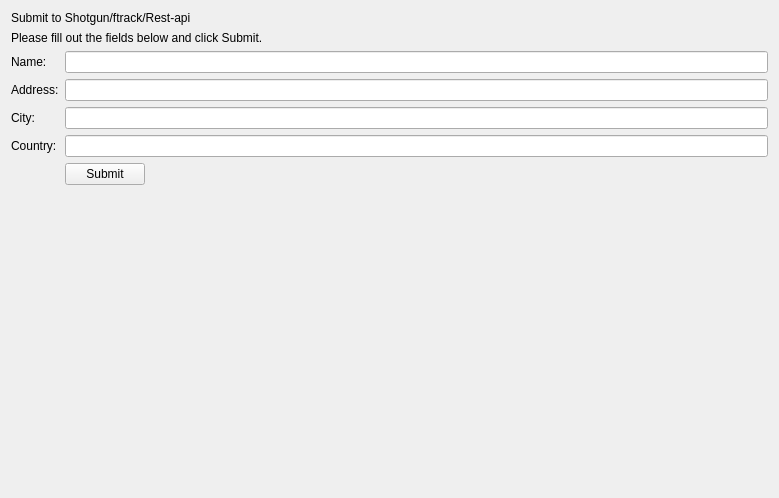
<?xml version="1.0" encoding="UTF-8"?>
<ui version="4.0">
 <class>Form</class>
 <widget class="QFrame" name="Form">
  <property name="geometry">
   <rect>
    <x>0</x>
    <y>0</y>
    <width>779</width>
    <height>498</height>
   </rect>
  </property>
  <property name="windowTitle">
   <string>Form</string>
  </property>
  <layout class="QVBoxLayout" name="verticalLayout">
   <item>
    <layout class="QVBoxLayout" name="innerLayout">
     <item>
      <widget class="QLabel" name="label_7">
       <property name="styleSheet">
        <string notr="true"/>
       </property>
       <property name="text">
        <string>Submit to Shotgun/ftrack/Rest-api</string>
       </property>
      </widget>
     </item>
     <item>
      <widget class="QLabel" name="label_6">
       <property name="text">
        <string>Please fill out the fields below and click Submit.</string>
       </property>
      </widget>
     </item>
     <item>
      <layout class="QGridLayout" name="gridLayout">
       <item row="2" column="0">
        <widget class="QLabel" name="city_label">
         <property name="text">
          <string>City:</string>
         </property>
        </widget>
       </item>
       <item row="3" column="0">
        <widget class="QLabel" name="country_label">
         <property name="text">
          <string>Country:</string>
         </property>
        </widget>
       </item>
       <item row="2" column="1">
        <widget class="QLineEdit" name="city_field"/>
       </item>
       <item row="3" column="1">
        <widget class="QLineEdit" name="country_field"/>
       </item>
       <item row="4" column="0">
        <spacer name="horizontalSpacer">
         <property name="orientation">
          <enum>Qt::Horizontal</enum>
         </property>
         <property name="sizeType">
          <enum>QSizePolicy::Fixed</enum>
         </property>
         <property name="sizeHint" stdset="0">
          <size>
           <width>40</width>
           <height>20</height>
          </size>
         </property>
        </spacer>
       </item>
       <item row="0" column="0">
        <widget class="QLabel" name="name_label">
         <property name="text">
          <string>Name:</string>
         </property>
        </widget>
       </item>
       <item row="1" column="1">
        <widget class="QLineEdit" name="address_field"/>
       </item>
       <item row="1" column="0">
        <widget class="QLabel" name="address_label">
         <property name="text">
          <string>Address:</string>
         </property>
        </widget>
       </item>
       <item row="0" column="1">
        <widget class="QLineEdit" name="name_field"/>
       </item>
       <item row="4" column="1">
        <layout class="QHBoxLayout" name="horizontalLayout_2">
         <item>
          <widget class="QPushButton" name="submit_button">
           <property name="text">
            <string>Submit</string>
           </property>
          </widget>
         </item>
         <item>
          <spacer name="horizontalSpacer_4">
           <property name="orientation">
            <enum>Qt::Horizontal</enum>
           </property>
           <property name="sizeHint" stdset="0">
            <size>
             <width>40</width>
             <height>20</height>
            </size>
           </property>
          </spacer>
         </item>
        </layout>
       </item>
      </layout>
     </item>
     <item>
      <spacer name="verticalSpacer">
       <property name="orientation">
        <enum>Qt::Vertical</enum>
       </property>
       <property name="sizeHint" stdset="0">
        <size>
         <width>20</width>
         <height>100</height>
        </size>
       </property>
      </spacer>
     </item>
    </layout>
   </item>
  </layout>
 </widget>
 <resources/>
 <connections/>
</ui>
